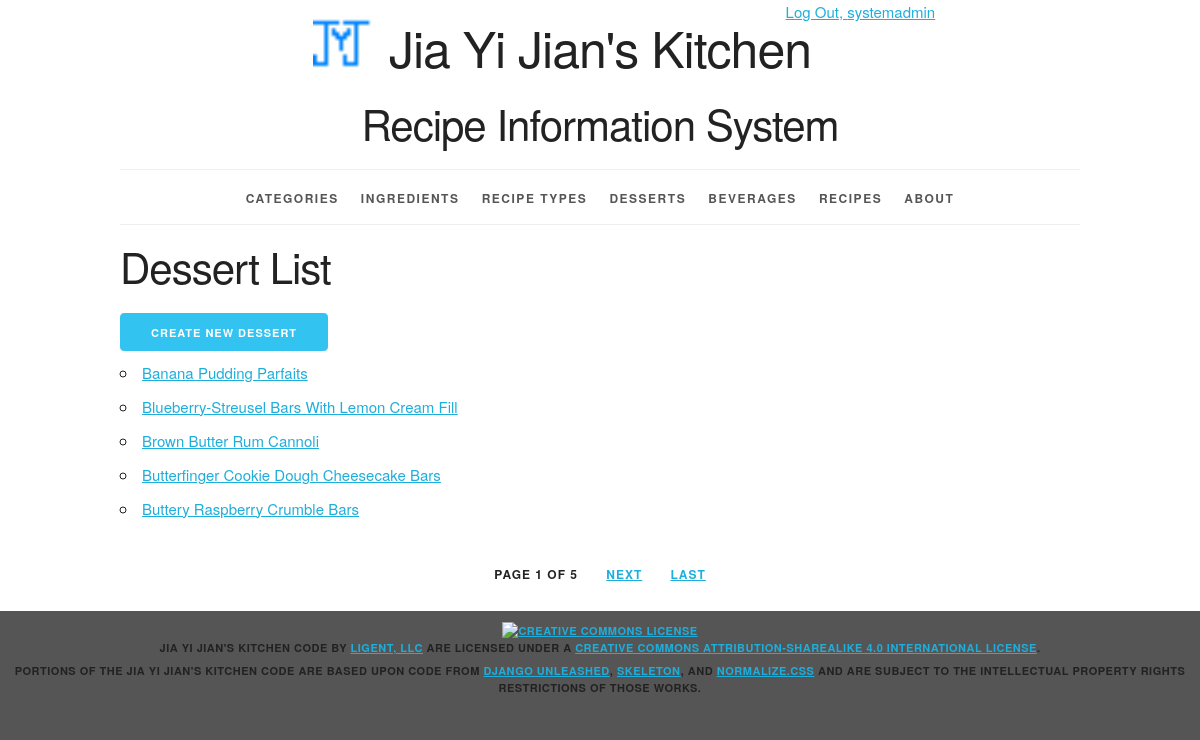
Page /desserts/ (signed in) on the committed database.
### recipeinfo/models.py (models this page shows, shortened)
class Dessert(models.Model):
    dessert_id = models.AutoField(primary_key=True)
    dessert_name = models.CharField(max_length=45)
    def __str__(self):
        return '%s' % self.dessert_name
    def get_absolute_url(self):
        return reverse('recipeinfo_dessert_detail_urlpattern', kwargs={'pk': self.pk})
    class Meta:
        ordering = ['dessert_name']

### recipeinfo/views.py (the view)
class DessertList(LoginRequiredMixin, PermissionRequiredMixin, PageLinksMixin, ListView):
    paginate_by = 5
    model = Dessert
    permission_required = 'recipeinfo.view_dessert'

### recipeinfo/utils.py (called while the page is built)
    def _page_urls(self, page_number):
        return "?{pkw}={n}".format(
            pkw=self.page_kwarg,
            n=page_number)

    def first_page(self, page):
        if page.number > 1:
            return self._page_urls(1)
        return None

    def previous_page(self, page):
        if (page.has_previous()
                and page.number > 2):
            return self._page_urls(
                page.previous_page_number())
        return None

    def next_page(self, page):
        last_page = page.paginator.num_pages
        if (page.has_next()
                and page.number < last_page - 1):
            return self._page_urls(
                page.next_page_number())
        return None

    def last_page(self, page):
        last_page = page.paginator.num_pages
        if page.number < last_page:
            return self._page_urls(last_page)
        return None

    def get_context_data(self, **kwargs):
        context = super().get_context_data(
            **kwargs)
        page = context.get('page_obj')
        if page is not None:
            context.update({
                'first_page_url':
                    self.first_page(page),
                'previous_page_url':
                    self.previous_page(page),
                'next_page_url':
                    self.next_page(page),
                'last_page_url':
                    self.last_page(page),
            })
        return context

### recipeinfo/templates/recipeinfo/dessert_list.html (shortened to what this page needs)
{% extends 'recipeinfo/base.html' %}
{% block content %}
<h2>Dessert List</h2>
    {% if perms.recipeinfo.add_dessert %}
    <div>
         <a href="{% url 'recipeinfo_dessert_create_urlpattern' %}"
         class="button button-primary">Create New Dessert</a>
    </div>
    {% endif %}
<ul>
    {% for dessert in dessert_list %}
        <li>
        <a href="{{ dessert.get_absolute_url }}">{{ dessert }}</a>
        </li>
    {% empty %}
        <li><em>There are currently no desserts in the list.</em></li>
    {% endfor %}
</ul>
{% endblock %}

### recipeinfo/templates/recipeinfo/base.html (shortened to what this page needs)
{% load staticfiles %}
<!DOCTYPE html>
<html lang="en">
<head>
    <link rel="stylesheet" type="text/css"
          href="{% static 'recipeinfo/normalize.css' %}">
    <link rel="stylesheet" type="text/css"
          href="{% static 'recipeinfo/skeleton.css' %}">
    <link rel="stylesheet" type="text/css"
          href="{% static 'recipeinfo/style.css' %}">
</head>
<body>
<div class="container">
    <div class="offset-by-eight four columns">
        <ul class = "inline">
            {% if user.is_authenticated %}
                <li><a href="{% url 'logout_urlpattern' %}">
                    Log Out, {{ user.get_username }}</a></li>
                {% else %}
                <li><a href="{% url 'login_urlpattern' %}">
                    Log In</a></li>
            {% endif %}
        </ul>
    </div>
    <header class="row">
        <div class="offset-by-one ten columns">
            <h1 class="logo">Jia Yi Jian's Kitchen</h1>
            <h2>Recipe Information System</h2>
        </div>
    </header>
    <nav>
        <ul>
            {% if user.is_authenticated %}
            <li>
                <a href="{% url 'recipeinfo_category_list_urlpattern' %}">
                    Categories</a></li>
            <li>
                <a href="{% url 'recipeinfo_ingredient_list_urlpattern' %}">
                    Ingredients</a></li>
            <li>
                <a href="{% url 'recipeinfo_recipe_type_list_urlpattern' %}">
                    Recipe Types</a></li>
            <li>
                <a href="{% url 'recipeinfo_dessert_list_urlpattern' %}">
                    Desserts</a></li>
            <li>
                <a href="{% url 'recipeinfo_beverage_list_urlpattern' %}">
                    Beverages</a></li>
            <li>
                <a href="{% url 'recipeinfo_recipe_list_urlpattern' %}">
                    Recipes</a></li>
            {% endif %}
            <li>
                <a href="{% url 'about_urlpattern' %}">
                    About</a></li>
        </ul>
    </nav>
    <main>
        {% block content %}{% endblock %}
    </main>
    {% if is_paginated %}
        <div class="row">
            <div class="twelve columns">
                <ul class="pagination">
                    <li>
                        Page {{ page_obj.number }}
                        of {{ paginator.num_pages }}
                    </li>
                    {% if next_page_url %}
                        <li>
                            <a href="{{ next_page_url }}">
                                Next</a>
                        </li>
                    {% endif %}
                    {% if last_page_url %}
                        <li>
                            <a href="{{ last_page_url }}">
                                Last</a>
                        </li>
                    {% endif %}
                </ul>
            </div>
        </div>
    {% endif %}
</div>
<footer>
    <p>
        <a rel="license" href="http://creativecommons.org/licenses/by-sa/4.0/">
            <img alt="Creative Commons License" style="border-width:0"
                 src="https://i.creativecommons.org/l/by-sa/4.0/88x31.png"/>
        </a><br/><span property="dct:title">Jia Yi Jian's Kitchen Code</span>
        by
        <a href="https://www.ligent.net" property="cc:attributionName"
           rel="cc:attributionURL">Ligent, LLC</a> are licensed under a
        <a rel="license" href="http://creativecommons.org/licenses/by-sa/4.0/">Creative Commons Attribution-ShareAlike
            4.0 International License</a>.
    </p>
    <p>Portions of the Jia Yi Jian's Kitchen code are based upon code from
        <a href="https://django-unleashed.com">Django Unleashed</a>,
        <a href="http://getskeleton.com/">Skeleton</a>, and
        <a href="https://necolas.github.io/normalize.css/">Normalize.css</a> and
        are subject to the intellectual property rights restrictions of those works.
    </p>
</footer>
</body>
</html>

### recipeinfo/static/recipeinfo/skeleton.css (style rules this page uses)
.container { position: relative; width: 100%; max-width: 960px; margin: 0 auto; padding: 0 20px; box-sizing: border-box; }
.column, .columns { width: 100%; float: left; box-sizing: border-box; }
@media (min-width: 400px) { .container { width: 85%; padding: 0; } }
@media (min-width: 550px) { .container { width: 80%; } }
@media (min-width: 550px) { .column, .columns { margin-left: 4%; } }
@media (min-width: 550px) { .column:first-child, .columns:first-child { margin-left: 0; } }
@media (min-width: 550px) { .four.columns { width: 30.6666666667%; } }
@media (min-width: 550px) { .ten.columns { width: 82.6666666667%; } }
@media (min-width: 550px) { .twelve.columns { width: 100%; margin-left: 0; } }
@media (min-width: 550px) { .offset-by-one.column, .offset-by-one.columns { margin-left: 8.66666666667%; } }
@media (min-width: 550px) { .offset-by-eight.column, .offset-by-eight.columns { margin-left: 69.3333333333%; } }
html { font-size: 62.5%; }
body { font-size: 1.5em; line-height: 1.6; font-weight: 400; font-family: "Raleway", "HelveticaNeue", "Helvetica Neue", Helvetica, Arial, sans-serif; color: #222; }
h1, h2, h3, h4, h5, h6 { margin-top: 0; margin-bottom: 2rem; font-weight: 300; }
h1 { font-size: 4.0rem; line-height: 1.2; letter-spacing: -.1rem; }
h2 { font-size: 3.6rem; line-height: 1.25; letter-spacing: -.1rem; }
@media (min-width: 550px) { h1 { font-size: 5.0rem; } }
@media (min-width: 550px) { h2 { font-size: 4.2rem; } }
p { margin-top: 0; }
a { color: #1EAEDB; }
.button, button, input[type="submit"], input[type="reset"], input[type="button"] { display: inline-block; height: 38px; padding: 0 30px; color: #555; text-align: center; font-size: 11px; font-weight: 600; line-height: 38px; letter-spacing: .1rem; text-transform: uppercase; text-decoration: none; white-space: nowrap; background-color: transparent; border-radius: 4px; border: 1px solid #bbb; cursor: pointer; box-sizing: border-box; }
.button.button-primary, button.button-primary, input[type="submit"].button-primary, input[type="reset"].button-primary, input[type="button"].button-primary { color: #FFF; background-color: #33C3F0; border-color: #33C3F0; }
ul { list-style: circle inside; }
ol, ul { padding-left: 0; margin-top: 0; }
li { margin-bottom: 1rem; }
button, .button { margin-bottom: 1rem; }
pre, blockquote, dl, figure, table, p, ul, ol, form { margin-bottom: 2.5rem; }
.container:after, .row:after, .u-cf { content: ""; display: table; clear: both; }

### recipeinfo/static/recipeinfo/style.css (style rules this page uses)
html { height: 100%; background-color: #555; }
body { background-color: white; }
body>div>header { text-align: center;; }
header h1 { display: inline-block; font-weight: normal; font-style: normal; width: 100%; margin-top: 0; padding-top: 0; }
.logo { padding-top: 50px; background-image: url("recipeinfo_logo.ico"); background-size: 50px; background-repeat: no-repeat; background-position: top; }
@media (min-width: 750px) { .logo { padding-top: 0; background-size: contain; background-position: 0% 0%; } }
@media (min-width: 1000px) { .logo { background-position: 10% 0%; } }
@media (min-width: 1200px) { .logo { background-position: 15% 0%; } }
nav { border-top: 1px solid #eee; width: 100%; border-bottom: 1px solid #eee; margin: 0 0 1em; padding: 0; }
nav ul { margin: 0; padding: 1em 0; list-style-type: none; text-align: center; }
nav ul li { display: inline; padding: 0; margin: 0 0.25em; font-weight: 600; text-transform: uppercase; text-align: center; font-size: 1rem; letter-spacing: .10rem; }
@media (min-width: 400px) { nav ul li { letter-spacing: .15rem; font-size: 1.2rem; margin: 0 0.5em; } }
@media (min-width: 550px) { nav ul li { margin: 0 0.75em; } }
nav ul li a { color: #555; text-decoration: none; background-color: transparent; cursor: pointer; }
.inline { list-style-type: none; padding: 0; margin: 0 0 -0.5em; }
.inline li { display: inline; }
.pagination li { display: inline-block; padding: 0; margin: 0 1em; font-weight: 600; text-transform: uppercase; font-size: 1.2rem; letter-spacing: .10rem; }
.pagination { margin: 0; padding: 1em 0; list-style-type: none; text-align: center; }
body>footer { width: 100%; background-color: #555; font-size: 1.1rem; letter-spacing: .05rem; font-weight: 600; text-transform: uppercase; text-align: center; padding: 1em 0; margin: 1em 0; }
body>footer p { margin-bottom: 0.5rem; }

### rows in the picture
Dessert: dessert_name "Banana Pudding Parfaits"
Dessert: dessert_name "Blueberry-Streusel Bars With Lemon Cream Fill"
Dessert: dessert_name "Brown Butter Rum Cannoli"
Dessert: dessert_name "Butterfinger Cookie Dough Cheesecake Bars"
Dessert: dessert_name "Buttery Raspberry Crumble Bars"

### other values in the picture
{{ user.get_username }} "systemadmin"
{{ page_obj.number }} "1"
{{ paginator.num_pages }} "5"
